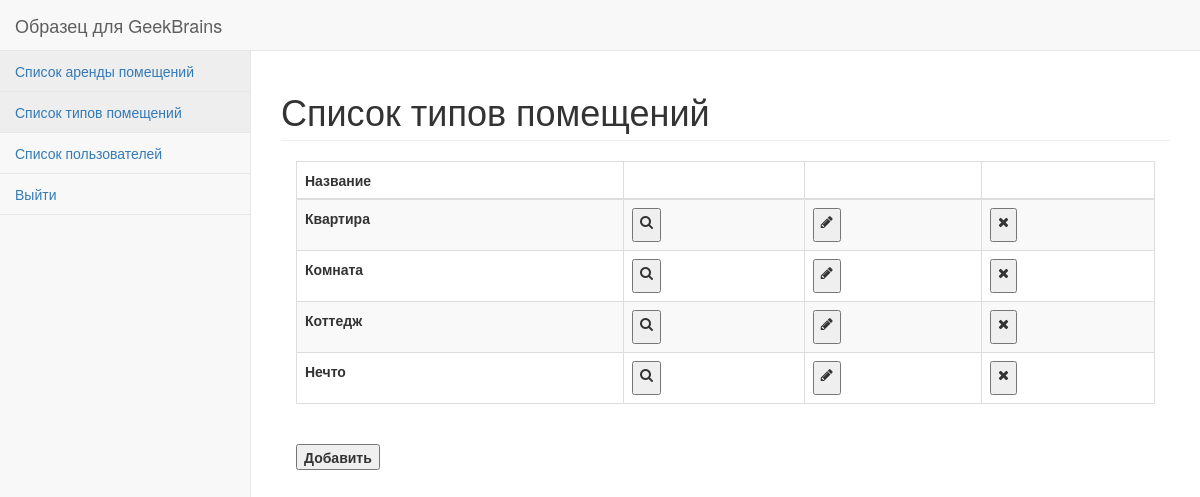
Screenshot of /index.php?cat=types&act=all (signed in) with the database file from the repository.
### tables this page shows
CREATE TABLE `types` (
  `ID` int(10) UNSIGNED NOT NULL,
  `Name` varchar(50) NOT NULL
);

### controller/controller_types.php (called while the page is built, shortened)
<?php
class TypesController extends general
{
    function types_all()
    {
        $types = type::all();
        $html_text = render("types_all", ['types' => $types]);
        return $html_text;
    }
}

### model/functions_types_model.php (called while the page is built, shortened)
<?php
class type extends Model
{
    public static function className()
    {
        return 'type';
    }
    public static function tableName()
    {
        return 'types';
    }
}

### system/base_model.php (called while the page is built, shortened)
<?php
class Model
{
    protected static $fields = array();
    protected static $db = NULL;
    protected $data = array();
    public function __construct($id = NULL)
    {
        if (static::$fields === array())
        {
            static::init_fields();
        }
    }
    public function __get($field)
    {
        if (isset($this->data[$field]))
        {
            return $this->data[$field];
        }
        if (!(in_array($field,static::get_fields())))
        {
            return self::FIELD_NOT_EXIST;
        }
        else
        {
            return NULL;
        }
    }
    protected static function init_fields()
    {
        $query = "DESCRIBE `".static::tableName()."`;";
        $result = mysqli_query(self::get_db(),$query);
        while($row = mysqli_fetch_assoc($result))
        {
            static::$fields[] = $row['Field'];
            if (strpos($row['Type'],'('))
            {
                $pie = explode('(',$row['Type'],2);
                $row['Type'] = $pie[0];
            }
        }
    }
    static function get_db()
    {
        if (self::$db === NULL)
        {
            include("db_connect.php");
            self::$db = $link;
        }
        return self::$db;
    }
    public function load($data = array())
    {
        foreach($data as $k => $v)
        {
            if (!in_array($k,static::get_fields()))
            {
                return self::FIELD_NOT_EXIST;
            }
            else
            {
                $this->data[$k] = $v;
            }
        }
        return true;
    }
    protected static function get_fields()
    {
        return static::$fields;
    }
    public static function all($condition = '1')
    {
        $query = "SELECT * FROM `".static::tableName()."` WHERE {$condition}";
        $result = mysqli_query(self::get_db(),$query);
        $all = array();
        while ($row = mysqli_fetch_assoc($result))
        {
            $one = new $class_name();
            if ($one->load($row))
            {
                $all[] = $one;
            }
        }
        return $all;
    }
}

### model/functions_users_model.php (called while the page is built, shortened)
<?php
class User extends Model
{
    public static function tableName()
    {
        return 'users';
    }
}

### system/system_model.php (called while the page is built)
<?php
Class System
{
    protected static $user;
    public function __get($field)
    {
        if ($field === 'user')
        {
            if (self::$user === NULL)
            {
                self::$user = new User();
                self::$user->auth_flow();
            }
            return self::$user;
        }
    }
}

### view/types_all.php (the view, shortened to what this page needs)
<div id="page-wrapper">
    <div class="container-fluid">
        <div class="row">
            <div class="col-lg-14">
                <h1 class="page-header">Список типов помещений</h1>
            </div>
        </div>
        <table class="table table-bordered table-striped">
            <thead>
            <tr>
                <th>
                    Название
                </th>
                <th>
                </th>
                <th>
                </th>
                <th>
                </th>
            </tr>
            </thead>
            <?php
            foreach ($types as $Akey => $Avalue)
            {
                ?>
                <tr>
                    <th>
                        <?= $Avalue->Name ?>
                    </th>
                    <th>
                        <form action="" method="post">
                            <button type="submit"><p class="fa fa-search"></p></button>
                        </form>
                    </th>
                    <th>
                        <form action="" method="post">
                            <button type="submit"><p class="fa fa-pencil"></p></button>
                        </form>
                    </th>
                    <th>
                        <form action="" method="post">
                            <button type="submit"><p class="fa fa-times"></p></button>
                        </form>
                    </th>
                </tr>
                <?php
            }
            ?>
        </table>
        <table>
            <thead>
            <tr>
                <th>
                    <form action="" method="post">
                        <button type="submit">Добавить</button>
                    </form>
                </th>
            </tr>
            </thead>
        </table>
    </div>
</div>

### rows the page displays
types: Name "Квартира"
types: Name "Комната"
types: Name "Коттедж"
types: Name "Нечто"

### other values shown
LESSON_NUMBER "Образец для GeekBrains"
